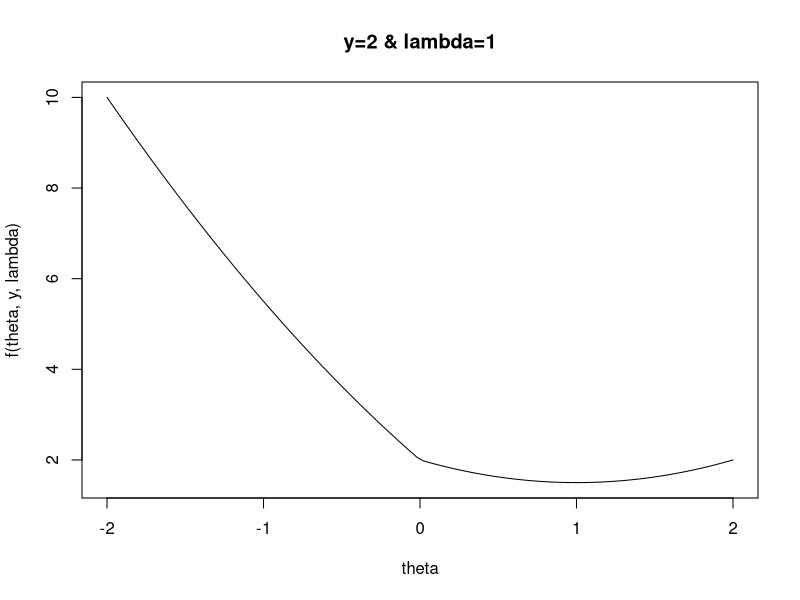
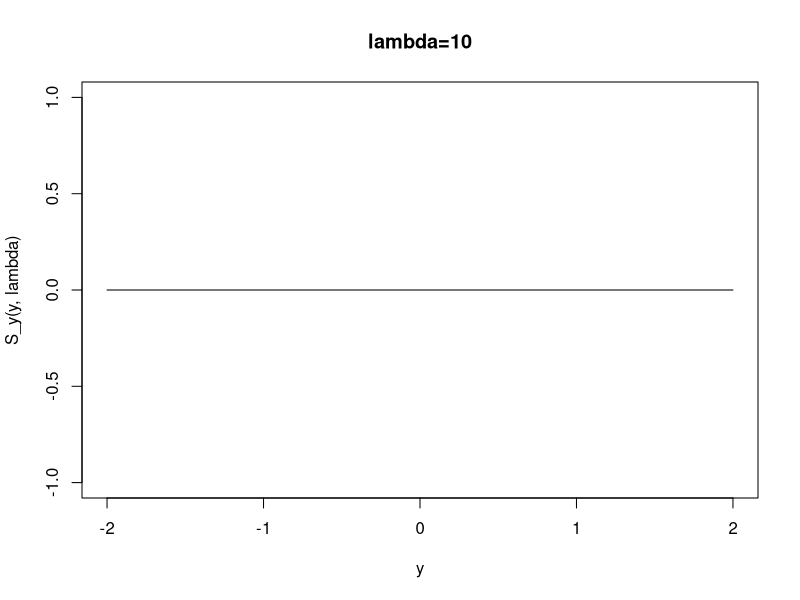
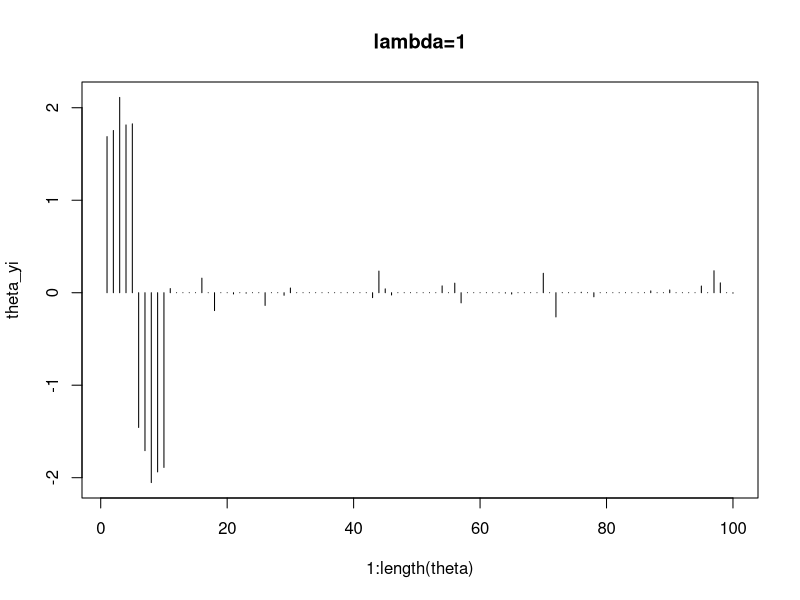
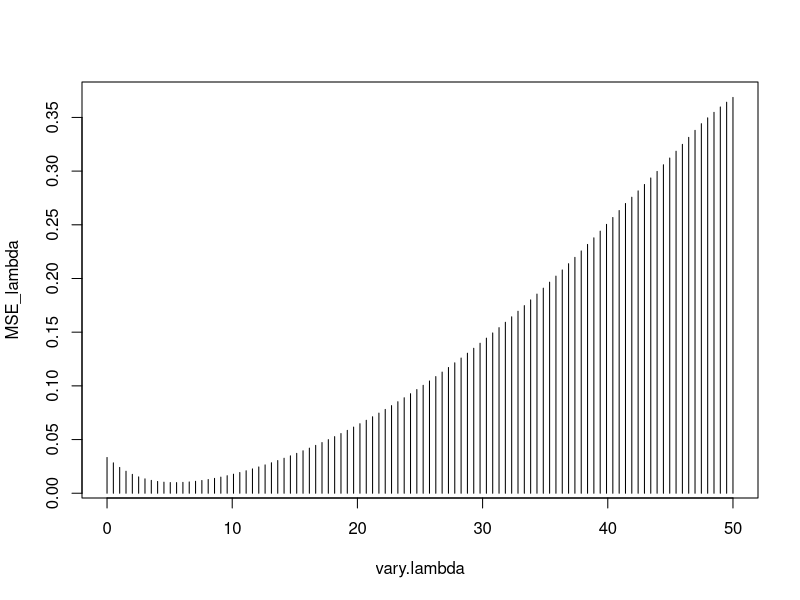
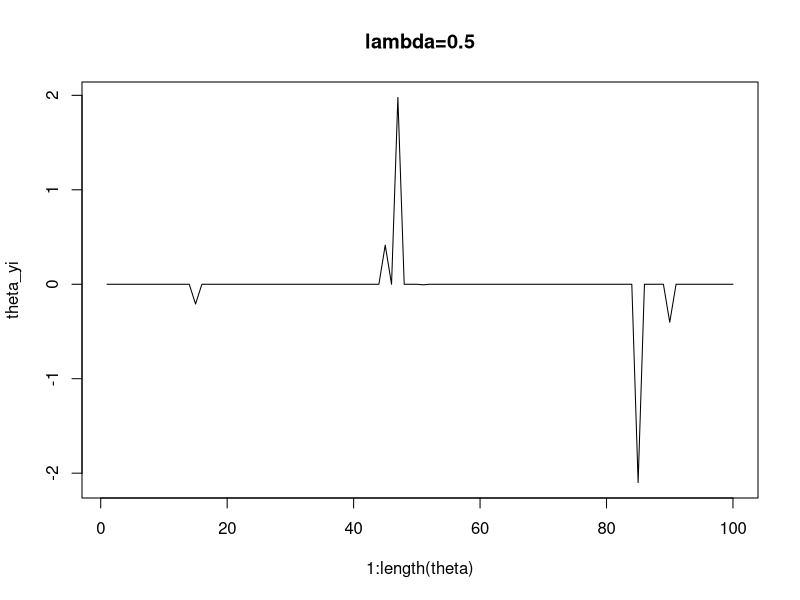
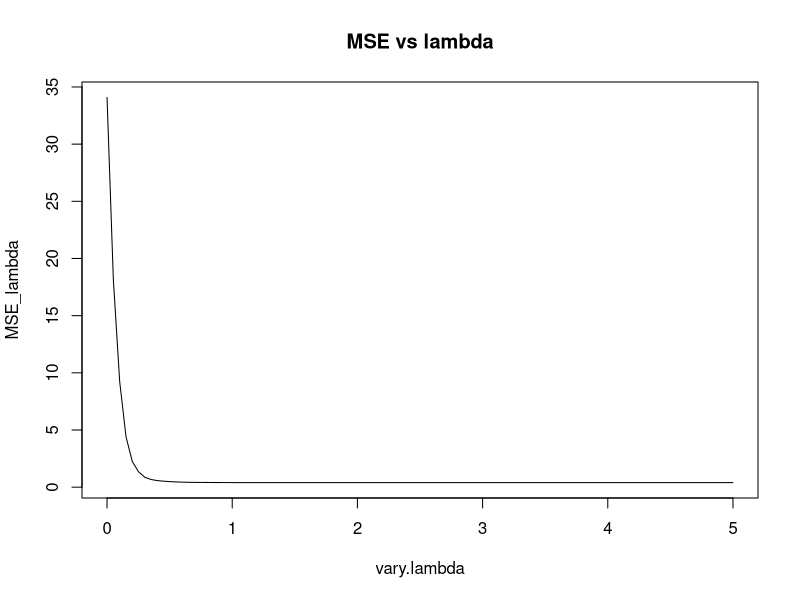

These figures' R source, in order:
##Part-A
################################################################################
#y: data
#lambda: tuning parameter
#theta: parameter
################################################################################

##Define the function:
f <- function(theta,y,lambda) {
  0.5*((y-theta)^2)+lambda*(abs(theta))
}

##Plot of the function to check that the function indeed obtains the minimum.
y <- 2
lambda <- 1
theta <- seq(-2,2,len=100)
plot(theta,f(theta,y,lambda),ty="l",main="y=2 & lambda=1")


##################################################################################
#The soft thresholding operator
#Function to solve the soft thresholding problem
#y The data value
#lambda The lambda value
#return The solution to the soft thresholding operator.
##################################################################################

S_y <- function(y, lambda) {  # Soft Thresholding Operator
  return((abs(y) - lambda) * sign(y) * (abs(y) > lambda))
}

lambda <- 10
y <- seq(-2,2,len=100)
plot(y,S_y(y,lambda),ty="l",main="lambda=10")



##################################################################################
##Part B Soft Thresholding
##################################################################################

set.seed(123) ##Fixing seed

##Case-1: sigma^2 are all equal
#################################################################################
#theta <- c(seq(-2,2,len=50),rep(0,200),seq(1,3,len=50),rep(0,200))
theta <- c(rep(2,5),rep(-2,5),rep(0,90)) ##Creating a sparse vector
sigma <- rep(0.2,100) ##Assuming sigma^2s are all equal
z <- list(mode="vector",length=length(theta)) ##Initialize the data vector


##Loop for simulating one data point for each theta:
for (i in 1:length(theta)){
  z[i] <- rnorm(1,theta[i],sigma[i])
}

z<-unlist(z, use.names=FALSE) ##converting from list to vector

theta_y <- function(y, lambda) {  # Soft Thresholding Operator
  return((abs(y) - lambda) * sign(y) * (abs(y) > lambda))
}

lambda <- 5 ##Initialize lambda value

##Predicted value of theta for different lambda values:
theta_yi <- theta_y(y=z, lambda=lambda*(sigma^2))


##Plotting predicted value of theta versus theta
plot(1:length(theta),theta_yi,ty="h",main="lambda=1")

##Lambda=5
###Mean-squared error:
MSE_lambda <- (sum((theta_yi-theta)^2))/length(theta)
#0.009981807

##Different values of lambda:
vary.lambda <- seq(0,50,len=100)
MSE_lambda <- NULL

for (j in 1:length(vary.lambda)) {
  MSE_lambda[j] <- (sum(((theta_y(y=z, lambda=vary.lambda[j]*(sigma^2))-theta)^2)))/length(theta)
}

##Plotting of MSE for different lambda values:
plot(vary.lambda,MSE_lambda,ty="h")
#####################################################################################

##Case-2: sigma^2 are not equal
#################################################################################
set.seed(123) ##Fixing seed

theta <- c(rep(2,5),rep(-2,5),rep(0,90)) ##Creating a sparse vector
sigma <- runif(100,1,10) ##sigma^2s are not equal
z <- list(mode="vector",length=length(theta)) ##Initialize the data vector


##Loop for simulating one data point for each theta:
for (i in 1:length(theta)){
  z[i] <- rnorm(1,theta[i],sigma[i])
}

z<-unlist(z, use.names=FALSE) ##converting from list to vector

theta_y <- function(y, lambda) {  # Soft Thresholding Operator
  return((abs(y) - lambda) * sign(y) * (abs(y) > lambda))
}

lambda <- 0.5 ##Initialize lambda value

##Predicted value of theta for different lambda values:
theta_yi <- theta_y(y=z, lambda=lambda*(sigma^2))


##Plotting predicted value of theta versus theta
plot(1:length(theta),theta_yi,ty="l",main="lambda=0.5")

##Lambda=0.5
###Mean-squared error:
MSE_lambda <- (sum((theta_yi-theta)^2))/length(theta)


##Different values of lambda:
vary.lambda <- seq(0,5,len=100)
MSE_lambda <- NULL

for (j in 1:length(vary.lambda)) {
  MSE_lambda[j] <- (sum(((theta_y(y=z, lambda=vary.lambda[j]*(sigma^2))-theta)^2)))/length(theta)
}

##Plotting of MSE for different lambda values:
plot(vary.lambda,MSE_lambda,ty="l",main="MSE vs lambda")
#####################################################################################
